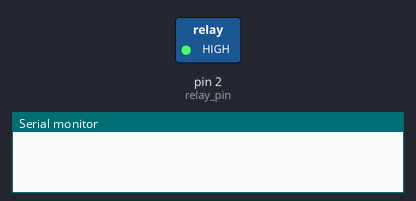
A sketch run on a simulated Arduino Uno, built with avr-gcc and run on an emulated ATmega328P. Parts: switched loads named in the sketch (green lamp = pin HIGH), the last lines printed to the serial monitor.

Above: at 0.1 s.
At 1.6 s:
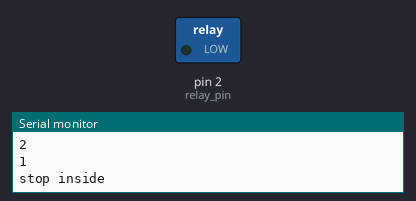
Timing chart, 0 to 3.1 s (numbered marks = the images above):
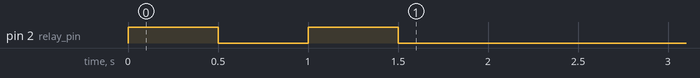

Measured:
- by itself, pin 2 (relay_pin): HIGH → LOW at 0.50 s, → HIGH 0.50 s later, → LOW 0.50 s later

The sketch:

main.ino
```cpp
#include <Arduino.h>
#define MAX_EXP 8

struct Exp {
  bool     active;
  uint8_t  remaining_cycles;
  uint8_t  relay_pin;
  uint32_t last_state_change;
  uint32_t off_duration;
  uint32_t on_duration;
  bool     is_running;
};

/*
* takes in time in hours, minutes, and seconds as arguments
*/
uint32_t time(uint8_t hours, uint8_t minutes, uint8_t seconds) {
  return (60000 * minutes) + (60 * 60000 * hours) + (1000 * seconds);
}

Exp exp0 = {
  .active            = false,
  .remaining_cycles  = 2,
  .relay_pin         = 2,
  .last_state_change = 0,
  .off_duration      = 500,
  .on_duration       = 500,
  .is_running        = false
};

Exp* experiments[MAX_EXP] = { nullptr };

void startExperiment(Exp* e) {
  if (!e) return;
  e->active            = true;
  e->is_running        = true;
  e->last_state_change = millis();
  pinMode(e->relay_pin, OUTPUT);
  digitalWrite(e->relay_pin, HIGH);
}

void stopExperiment(Exp* e) {
  if (!e) return;
  Serial.println("stopping");
  digitalWrite(e->relay_pin, LOW);
  e->is_running = false;
  e->active = false;
  return;
}

void updateExperiment(Exp* e) {
  if (!e || !e->active) return;
  uint32_t now = millis();
  // stopExperiment(e);

  if (e->is_running) {
    if (now - e->last_state_change >= e->on_duration) {
      digitalWrite(e->relay_pin, LOW);
      e->is_running = false;
      e->last_state_change = now;
      Serial.println(e->remaining_cycles);
      e->remaining_cycles--;
      if (e->remaining_cycles == 0) {

        Serial.println("stop inside");
        digitalWrite(e->relay_pin, LOW);
        e->is_running = false;
        e->active = false;
        // stopExperiment(e);
      }
    }
  } else {
    if (now - e->last_state_change >= e->off_duration) {
      digitalWrite(e->relay_pin, HIGH);
      e->is_running = true;
      e->last_state_change = now;
    }
  }
}

void setup() {
  Serial.begin(9600);
  experiments[0] = &exp0;
  startExperiment(&exp0);
}

void loop() {
  for (int i = 0; i < 1; ++i) {
    updateExperiment(experiments[i]);
    if (experiments[i] && !experiments[i]->active) {
      digitalWrite(experiments[i]->relay_pin, LOW);
    }
  }
}
```
